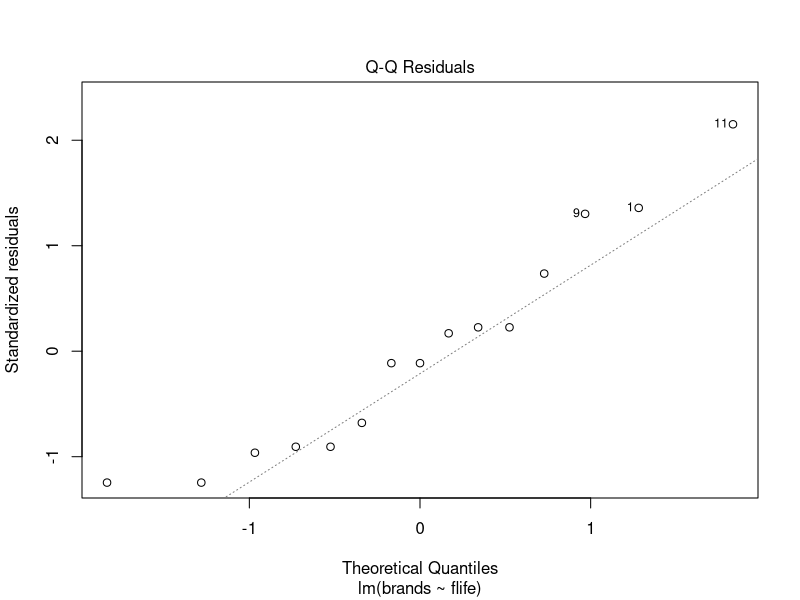
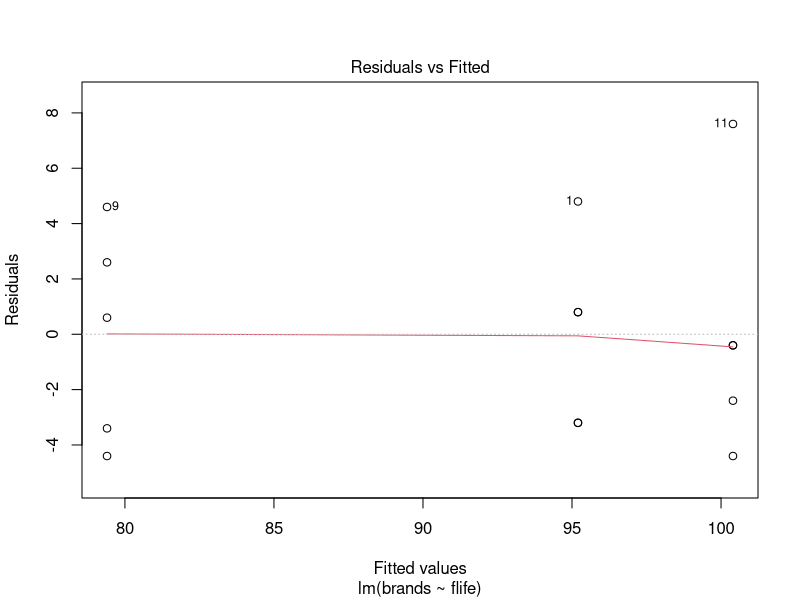

The R source for these figures, in order:
## ---- chunk 1
library(emmeans)
library(lsmeans)
## ---- chunk 2
brands<-c(100,96,92,96,92,76,80,75,84,82,108,100,96,98,100)
life<-rep(c(1,2,3),each=5)
data1<-data.frame(brands,life)
data1$flife<-as.factor(data1$life)
data1
## ---- chunk 3
battery<-lm(brands~flife,data=data1)
anova(battery)
## ---- chunk 4
plot(battery,which=2)

## ---- chunk 5
shapiro.test(battery$residuals)
## ---- chunk 6
plot(battery,which = 1)
## ---- chunk 7
library(car)
leveneTest(brands~flife,data=data1)
## ---- chunk 8
lsmResponse<-lsmeans(battery,~flife)
tk<-summary(contrast(lsmResponse,method="pairwise",adjust = "Tukey",infer=c(T,T),level=0.95))
tk
## ---- chunk 9

pnorm((80-79.4)/sqrt(15.6))
## ---- chunk 10
library(emmeans)
data1<-c(97,96,92,95,83,87,78,81,85,84,78,79,64,72,63,74,52,56,44,50,48,58,49,53)
res<-rep(c(1,2,3,4,5,6),each=4)
level1<-data.frame(data1,res)
level1$fres<-as.factor(level1$res)
level1
## ---- chunk 11
power1=powerTransform(data1~fres,data = level1)
summary(power1)
## ---- chunk 12
nit<-lm(data1~fres,data=level1)
anova(nit)

## ---- chunk 13
lsmType<-lsmeans(nit,~fres)
summary(contrast(lsmType,list("Nitrogen Vs Non nitrogen"=c(1,0,-1,-1,1,0))),infer = c(T,T),side="two sided")
## ---- chunk 14
summary(contrast(lsmType,list("Irrigation effect"=c(1,-1,0,0,1,-1))),
infer=c(T,T),side = "two-sided")
## ---- chunk 15
tk<- summary(contrast(lsmType,method="pairwise",adjust=("Tukey"),infer=c(T,T),level = 0.95))
tk
